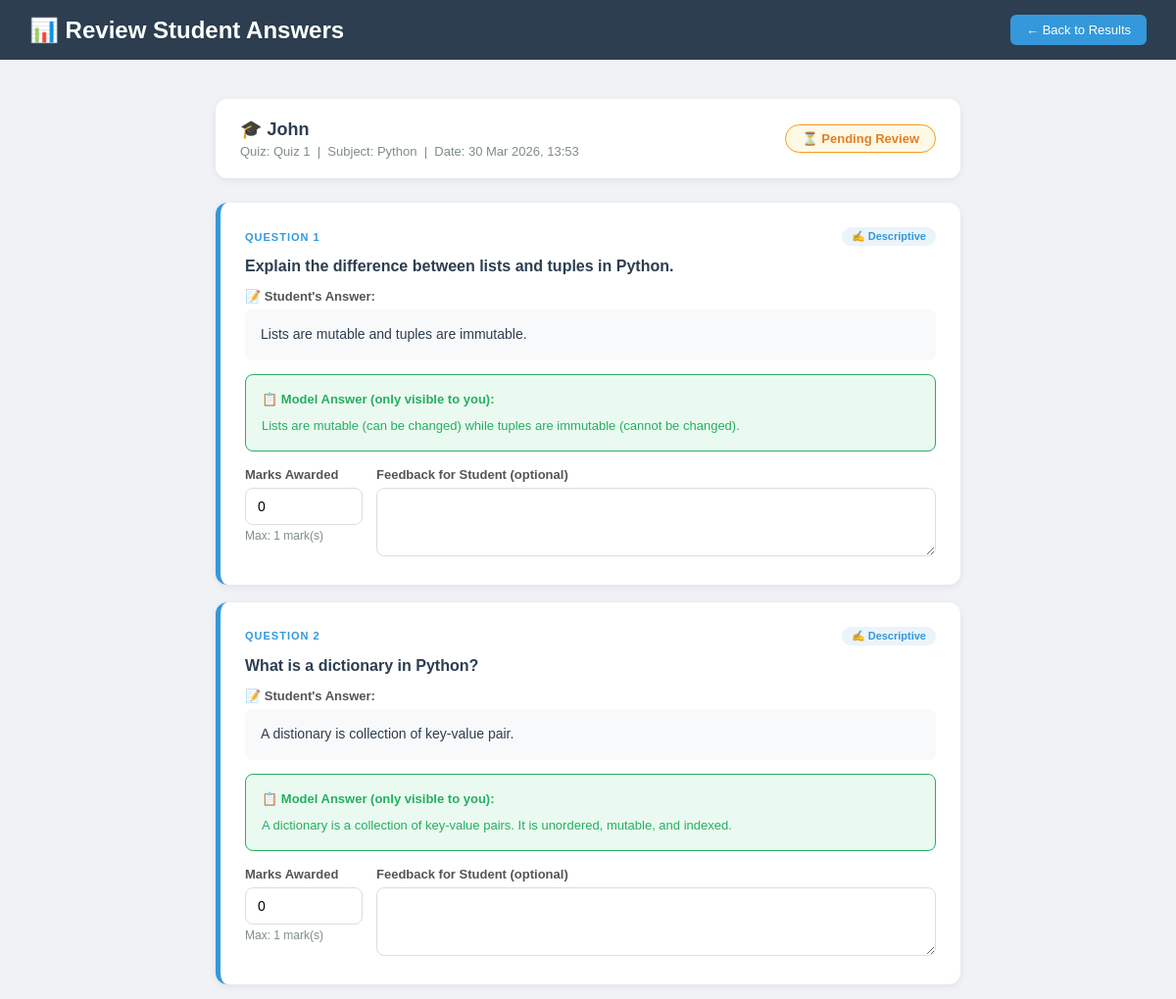
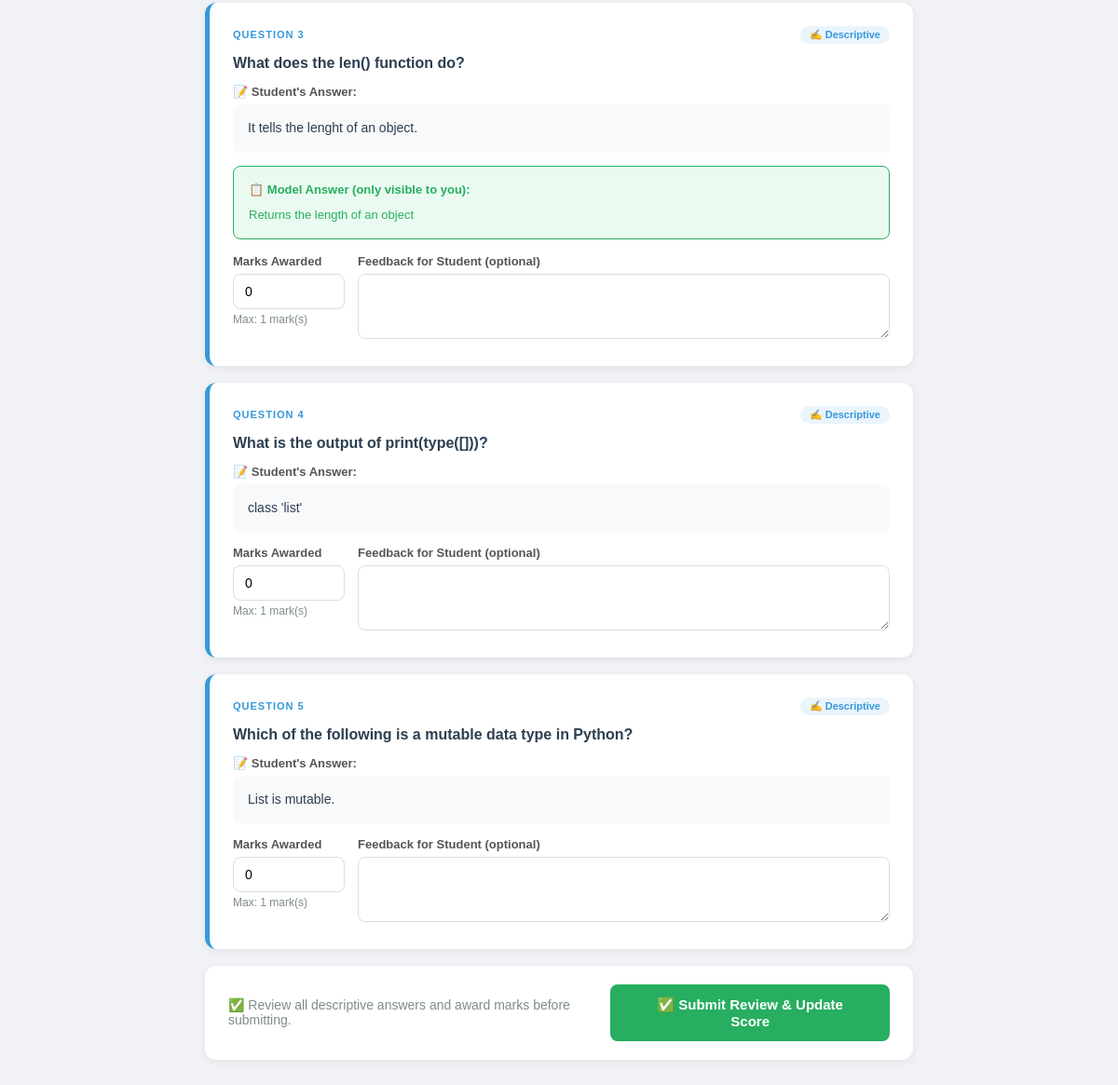
Screenshot of /results/review/12/ (signed in) with the database file from the repository (2 pictures, top to bottom).
### results/models.py (models this page shows, shortened)
class Result(models.Model):
    student = models.ForeignKey(User, on_delete=models.CASCADE)
    quiz = models.ForeignKey(Quiz, on_delete=models.CASCADE)
    score = models.IntegerField()
    total_questions = models.IntegerField()
    date_taken = models.DateTimeField(auto_now_add=True)
    is_reviewed = models.BooleanField(default=False)
    is_pending_review = models.BooleanField(default=False)

class StudentAnswer(models.Model):
    result = models.ForeignKey(Result, on_delete=models.CASCADE)
    question = models.ForeignKey(Question, on_delete=models.CASCADE)
    selected_answer = models.CharField(max_length=200, blank=True)
    descriptive_answer = models.TextField(blank=True)
    is_correct = models.BooleanField(default=False)
    marks_awarded = models.IntegerField(default=0)
    is_reviewed = models.BooleanField(default=False)
    teacher_feedback = models.TextField(blank=True)

### accounts/models.py (models this page shows, shortened)
class User(AbstractUser):
    ROLE_CHOICES = (
        ("teacher", "Teacher"),
        ("student", "Student"),
    )
    role = models.CharField(max_length=10, choices=ROLE_CHOICES)
    is_approved = models.BooleanField(default=False)

### subjects/models.py (models this page shows, shortened)
class Quiz(models.Model):
    subject = models.ForeignKey(
        Subject, on_delete=models.CASCADE, related_name="quizzes"
    )
    title = models.CharField(max_length=200)
    time_limit = models.PositiveIntegerField(default=10)  # minutes
    is_active = models.BooleanField(default=True)

class Subject(models.Model):
    name = models.CharField(max_length=200)
    created_by = models.ForeignKey(
        User, on_delete=models.CASCADE, null=True, blank=True
    )  # <- allow null temporarily

### questions/models.py (models this page shows, shortened)
class Question(models.Model):
    QUESTION_TYPES = (
        ("mcq", "MCQ"),
        ("descriptive", "Descriptive"),
    )
    quiz = models.ForeignKey(Quiz, on_delete=models.CASCADE, related_name="questions")
    question_text = models.TextField()
    question_type = models.CharField(
        max_length=20, choices=[("MCQ", "MCQ"), ("DESC", "Descriptive")]
    )
    option_a = models.CharField(max_length=255, blank=True, null=True)
    option_b = models.CharField(max_length=255, blank=True, null=True)
    option_c = models.CharField(max_length=255, blank=True, null=True)
    option_d = models.CharField(max_length=255, blank=True, null=True)
    correct_answer = models.TextField()
    marks = models.IntegerField(default=1)

### results/views.py (the view, shortened to what this page needs)
# urls.py: path("review/<int:result_id>/", views.review_result, name="review_result"),
@login_required
def review_result(request, result_id):
    if request.user.role != "teacher":
        messages.error(request, "Access denied ❌")
        return redirect("student_results")
    result = get_object_or_404(Result, id=result_id)
    answers = StudentAnswer.objects.filter(result=result)
    return render(
        request, "results/review_result.html", {"result": result, "answers": answers}
    )

### templates/results/review_result.html (shortened to what this page needs)
<!DOCTYPE html>
<html>
<head>
</head>
<body>
<nav class="navbar">
    <h2>📊 Review Student Answers</h2>
    <a href="{% url 'all_results' %}">← Back to Results</a>
</nav>
<div class="container">
    <div class="student-bar">
        <div>
            <h2>🎓 {{ result.student.username }}</h2>
            <p>
                Quiz: {{ result.quiz.title }} &nbsp;|&nbsp;
                Subject: {{ result.quiz.subject.name }} &nbsp;|&nbsp;
                Date: {{ result.date_taken|date:"d M Y, H:i" }}
            </p>
        </div>
        <div class="pending-badge">⏳ Pending Review</div>
    </div>
    <form method="POST">
        {% for answer in answers %}
        {% if answer.question.question_type == 'mcq' %}
        <div class="answer-card mcq-card">
            <div class="q-header">
                <span class="q-num">Question {{ forloop.counter }}</span>
                <span class="type-badge badge-mcq">🔘 MCQ</span>
            </div>
            <div class="q-text">{{ answer.question.question_text }}</div>
            <div class="mcq-result">
                {% if answer.is_correct %}
                    <span class="correct-ans">
                        ✅ Answered: {{ answer.selected_answer }} — Correct
                        ({{ answer.marks_awarded }} mark(s))
                    </span>
                {% else %}
                    <span class="wrong-ans">
                        ❌ Answered: {{ answer.selected_answer }} — Wrong
                        (0 marks)
                    </span>
                    <br/>
                    <span class="correct-ans">
                        ✅ Correct: {{ answer.question.correct_answer }}
                    </span>
                {% endif %}
            </div>
        </div>
        {% else %}
        <div class="answer-card desc-card">
            <div class="q-header">
                <span class="q-num">Question {{ forloop.counter }}</span>
                <span class="type-badge badge-desc">✍️ Descriptive</span>
            </div>
            <div class="q-text">{{ answer.question.question_text }}</div>
            <label style="font-size:13px; font-weight:bold; color:#555; margin-bottom:6px; display:block;">
                📝 Student's Answer:
            </label>
            <div class="written-answer">
                {% if answer.descriptive_answer %}
                    {{ answer.descriptive_answer }}
                {% else %}
                    <em style="color:#bdc3c7;">No answer provided</em>
                {% endif %}
            </div>
            {% if answer.question.correct_answer %}
            <div class="model-answer">
                <strong>📋 Model Answer (only visible to you):</strong>
                {{ answer.question.correct_answer }}
            </div>
            {% endif %}
            <div class="marks-section">
                <div class="marks-input-row">
                    <div>
                        <label>Marks Awarded</label>
                        <input type="number"
                               name="marks_{{ answer.id }}"
                               min="0"
                               max="{{ answer.question.marks }}"
                               value="0"
                               required />
                        <div class="max-marks">
                            Max: {{ answer.question.marks }} mark(s)
                        </div>
                    </div>
                    <div>
                        <label>Feedback for Student (optional)</label>
                        <textarea name="feedback_{{ answer.id }}"
                                  placeholder="e.g. Good answer but missing key points...">
                        </textarea>
                    </div>
                </div>
            </div>
        </div>
        {% endif %}
        {% endfor %}
        <div class="submit-bar">
            <p>
                ✅ Review all descriptive answers and
                award marks before submitting.
            </p>
            <button type="submit" class="btn-submit">
                ✅ Submit Review & Update Score
            </button>
        </div>
    </form>
</div>
</body>
</html>

### templates/results/review_result.html (style rules this page uses)
* { margin: 0; padding: 0; box-sizing: border-box; }
body { font-family: Arial, sans-serif; background: #f0f2f5; }
.navbar { background: #2c3e50; padding: 15px 30px; display: flex; justify-content: space-between; align-items: center; }
.navbar h2 { color: white; }
.navbar a { color: white; text-decoration: none; background: #3498db; padding: 8px 16px; border-radius: 6px; font-size: 13px; }
.container { max-width: 800px; margin: 40px auto; padding: 0 20px 60px; }
.student-bar { background: white; border-radius: 12px; padding: 20px 25px; margin-bottom: 25px; box-shadow: 0 2px 8px rgba(0,0,0,0.07); display: flex; justify-content: space-between; align-items: center; }
.student-bar h2 { font-size: 18px; color: #2c3e50; }
.student-bar p { font-size: 13px; color: #7f8c8d; margin-top: 4px; }
.pending-badge { background: #fef9e7; border: 1px solid #f39c12; color: #e67e22; padding: 6px 16px; border-radius: 20px; font-size: 13px; font-weight: bold; }
.answer-card { background: white; border-radius: 12px; padding: 25px; margin-bottom: 18px; box-shadow: 0 2px 8px rgba(0,0,0,0.07); }
.answer-card.desc-card { border-left: 5px solid #3498db; }
.q-header { display: flex; justify-content: space-between; align-items: center; margin-bottom: 12px; }
.q-num { font-size: 11px; font-weight: bold; text-transform: uppercase; letter-spacing: 1px; }
.desc-card .q-num { color: #3498db; }
.type-badge { padding: 3px 10px; border-radius: 20px; font-size: 11px; font-weight: bold; }
.badge-desc { background: #eaf4fb; color: #3498db; }
.q-text { font-size: 16px; font-weight: bold; color: #2c3e50; margin-bottom: 14px; }
.written-answer { background: #f8f9fa; border-radius: 8px; padding: 14px 16px; font-size: 14px; color: #2c3e50; line-height: 1.7; margin-bottom: 14px; }
.model-answer { background: #eafaf1; border: 1px solid #27ae60; border-radius: 8px; padding: 14px 16px; font-size: 13px; color: #27ae60; line-height: 1.7; margin-bottom: 16px; }
.model-answer strong { display: block; margin-bottom: 5px; }
.marks-section { margin-top: 14px; }
.marks-section label { display: block; font-size: 13px; font-weight: bold; color: #555; margin-bottom: 6px; }
.marks-input-row { display: grid; grid-template-columns: 120px 1fr; gap: 14px; align-items: start; }
input[type="number"], textarea { padding: 10px 12px; border: 1px solid #ddd; border-radius: 8px; font-size: 14px; font-family: Arial, sans-serif; width: 100%; }
textarea { min-height: 70px; resize: vertical; }
.max-marks { font-size: 12px; color: #7f8c8d; margin-top: 4px; }
.submit-bar { background: white; border-radius: 12px; padding: 20px 25px; box-shadow: 0 2px 8px rgba(0,0,0,0.07); display: flex; justify-content: space-between; align-items: center; }
.submit-bar p { color: #7f8c8d; font-size: 14px; }
.btn-submit { background: #27ae60; color: white; border: none; padding: 13px 35px; border-radius: 8px; font-size: 15px; font-weight: bold; cursor: pointer; }

### rows the page displays
Result: student.username "John", quiz "Quiz 1", quiz.subject.name "Python", date_taken "30 Mar 2026, 13:53"
StudentAnswer: question.question_text "Explain the difference between lists and tuples in Python.", descriptive_answer "Lists are mutable and tuples are immutable.", question.correct_answer "Lists are mutable (can be changed) while tuples are immutable (cannot be changed).", question.marks "1"
StudentAnswer: question.question_text "What is a dictionary in Python?", descriptive_answer "A distionary is collection of key-value pair.", question.correct_answer "A dictionary is a collection of key-value pairs. It is unordered, mutable, and indexed.", question.marks "1"
StudentAnswer: question.question_text "What does the len() function do?", descriptive_answer "It tells the lenght of an object.", question.correct_answer "Returns the length of an object", question.marks "1"
StudentAnswer: question.question_text "What is the output of print(type([]))?", descriptive_answer "class 'list'", question.marks "1"
StudentAnswer: question.question_text "Which of the following is a mutable data type in Python?", descriptive_answer "List is mutable.", question.marks "1"
